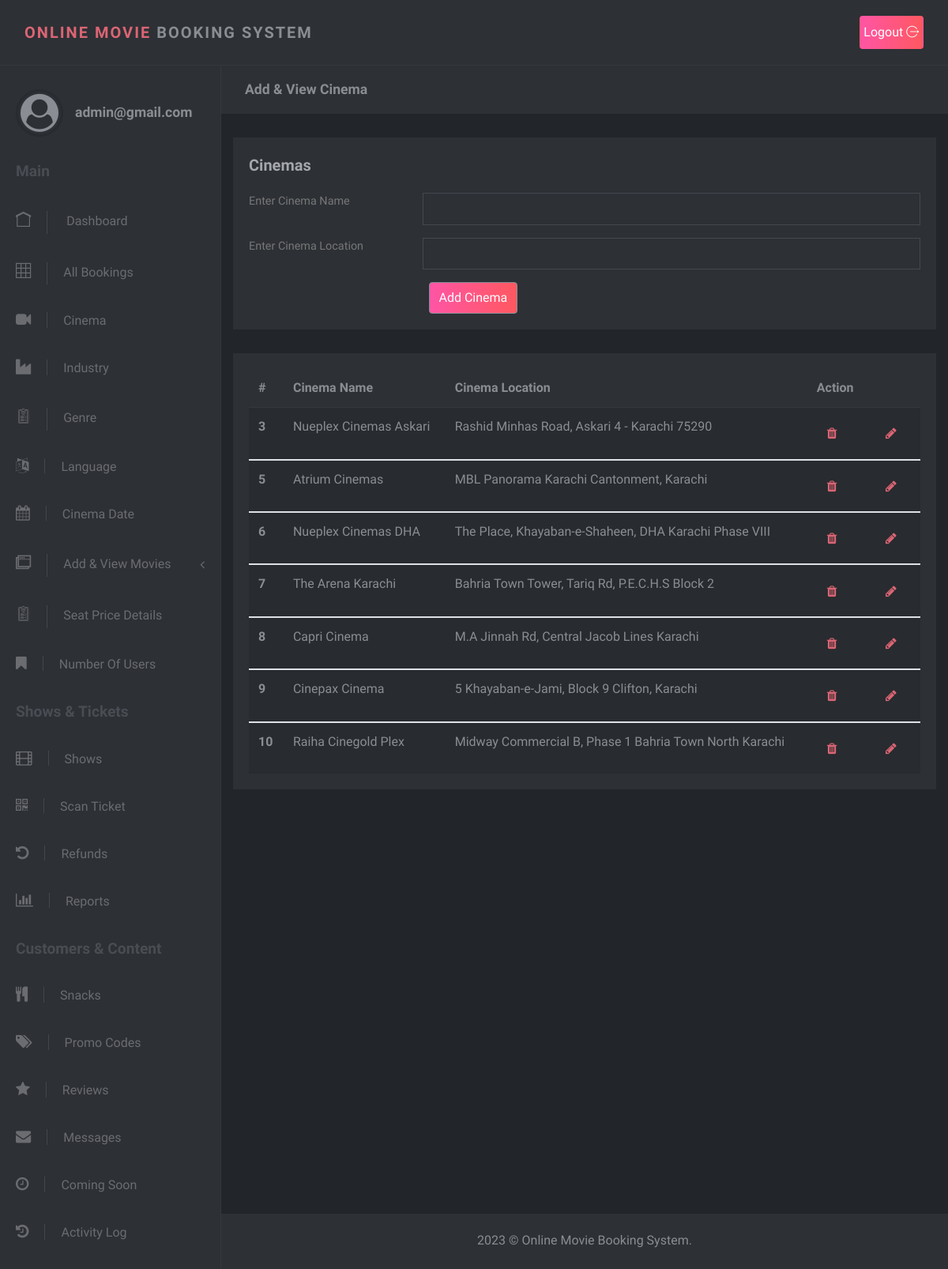
Page /Admin/cinema.php (signed in) on the committed database.
### tables this page shows
CREATE TABLE `cinema` (
  `cin_id` int(11) NOT NULL,
  `cinema_name` varchar(200) NOT NULL,
  `cinema_location` varchar(200) NOT NULL
);

### Admin/cinema.php (the view, shortened to what this page needs)
<?php
include('admin_header.php');
?>
<div class="page-content">
        <div class="page-header">
          <div class="container-fluid">
            <h2 class="h5 no-margin-bottom">Add & View Cinema</h2>
          </div>
        </div>
              <div class="col-lg-12">
                <div class="block">
                  <div class="title"><strong>Cinemas</strong></div>
                  <div class="block-body">
                    <form class="form-horizontal" method="post" action="">
                    <div class="form-group row">
                        <label class="col-sm-3 form-control-label">Enter Cinema Name</label>
                        <div class="col-sm-9">
                          <input type="text" class="form-control" name="cinema_n">
                        </div>
                      </div>
                      <div class="form-group row">
                        <label class="col-sm-3 form-control-label">Enter Cinema Location</label>
                        <div class="col-sm-9">
                          <input type="text" class="form-control" name="cinema_loc">
                        </div>
                      </div>
                      <div class="col-sm-9 ml-auto">
                          <button type="submit" class="btn btn-secondary" style="background-image: linear-gradient(90deg, #ff55a5 0%, #ff5860 100%);" name="cinema_btn" >Add Cinema</button>
                        </div>
                    </form>
                  </div>
                </div>
              </div>
<div class="col-lg-12 ">
                <div class="block">
                  <div class="table-responsive">
                    <table class="table table-striped table-hover">
                      <thead>
                        <tr>
                          <th>#</th>
                          <th>Cinema Name</th>
                          <th>Cinema Location</th>
                          <th>Action</th>
                        </tr>
                      </thead>
                        <?php
                              $cinema_result=mysqli_query($con,"select * from cinema");
                                 foreach($cinema_result as $cinema_data){
                            echo "
                            <tbody>
                                <tr>
                                    <th scope='row'>  $cinema_data[cin_id] </th>
                                    <td> $cinema_data[cinema_name] </td>
                                    <td>$cinema_data[cinema_location] </td>
                                     <td>
                                        <a href='cin_del.php?Cin=$cinema_data[cin_id]'><i class='fa fa-trash btn'></i></a>
                                        &nbsp;&nbsp;&nbsp;&nbsp;&nbsp;&nbsp;&nbsp;
                                        <a href='cin_edit.php?Cin=$cinema_data[cin_id]'><i class='fa fa-pencil btn'></i></a>
                                     </td>
                                </tr>
                            </tbody>
                                 ";
                            }
                      ?>
                    </table>
                  </div>
                </div>
              </div>
<?php
include('admin_footer.php');
?>

### Admin/css/style.default.css (style rules this page uses)
body { position: relative; }
a { -webkit-transition: all 0.3s; transition: all 0.3s; display: inline-block; }
button { cursor: pointer; }
i, span, strong { display: inline-block; }
input { outline: none; }
.no-margin-bottom { margin-bottom: 0 !important; }
.block { padding: 20px; background: #2d3035; color: #8a8d93; margin-bottom: 30px; }
.page-content { position: relative; background: #22252a; min-height: 100vh; width: calc(100% - 280px); padding: 0; padding-bottom: 70px; }
.page-header { padding: 20px 15px; background: #2d3035; color: #8a8d93; margin-bottom: 30px; }
.block .title { margin-bottom: 20px; }
.block .title strong:first-child { font-size: 1.25rem; color: #a5a7ab; }
.form-control { height: calc(2.4rem + 2px); border: 1px solid #444951; background: transparent; border-radius: 0; color: #979a9f; padding: 0.45rem 0.75rem; }
.form-control-label { color: #777; }
button, input[type='submit'] { cursor: pointer; font-family: inherit; font-weight: 300 !important; }
form label { font-size: .9rem; color: #8a8d93; }
.table { margin-bottom: 0; }
.table td, .table th { border-color: #343a40; }
.table thead th { border: none; }
.table-striped tbody tr { -webkit-transition: all 0.3s; transition: all 0.3s; }
.table-striped tbody tr:nth-of-type(odd) { background-color: #282b2f; }
.btn { font-weight: 400; border: 1px solid transparent; padding: 0.45rem 0.75rem; font-size: 1rem; line-height: 1.5; border-radius: 0.25rem; -webkit-transition: color 0.15s ease-in-out, background-color 0.15s ease-in-out, border-color 0.15s ease-in-out, -webkit-box-shadow 0.15s ease-in-out; transition: color 0.15s ease-in-out, background-color 0.15s ease-in-out, border-color 0.15s ease-in-out, -webkit-box-shadow 0.15s ease-in-out; transition: color 0.15s ease-in-out, background-color 0.15s ease-in-out, border-color 0.15s ease-in-out, box-shadow 0.15s ease-in-out; transition: color 0.15s ease-in-out, background-color 0.15s ease-in-out, border-color 0.15s ease-in-out, box-shadow 0.15s ease-in-out, -webkit-box-shadow 0.15s ease-in-out; }
.btn-secondary { color: color-yiq(#868e96); background-color: #868e96; border-color: #868e96; }
body { font-family: "Muli", sans-serif; font-size: 1rem; font-weight: 400; line-height: 1.5; color: #8a8d93; background-color: #fff; }
a { color: #DB6574; text-decoration: none; }
h1, h2, h3, h4, h5, h6, .h1, .h2, .h3, .h4, .h5, .h6 { margin-bottom: 0.5rem; font-family: inherit; font-weight: 700; line-height: 1.2; color: inherit; }
h2, .h2 { font-size: 1.7rem; }
h5, .h5 { font-size: 1.1rem; }

### rows in the picture
cinema: cin_id "3", cinema_name "Nueplex Cinemas Askari", cinema_location "Rashid Minhas Road, Askari 4 - Karachi 75290"
cinema: cin_id "5", cinema_name "Atrium Cinemas", cinema_location "MBL Panorama Karachi Cantonment, Karachi"
cinema: cin_id "6", cinema_name "Nueplex Cinemas DHA", cinema_location "The Place, Khayaban-e-Shaheen, DHA Karachi Phase VIII"
cinema: cin_id "7", cinema_name "The Arena Karachi", cinema_location "Bahria Town Tower, Tariq Rd, P.E.C.H.S Block 2"
cinema: cin_id "8", cinema_name "Capri Cinema", cinema_location "M.A Jinnah Rd, Central Jacob Lines Karachi"
cinema: cin_id "9", cinema_name "Cinepax Cinema", cinema_location "5 Khayaban-e-Jami, Block 9 Clifton, Karachi"
cinema: cin_id "10", cinema_name "Raiha Cinegold Plex", cinema_location "Midway Commercial B, Phase 1 Bahria Town North Karachi"

### other values in the picture
isset($_SESSION['admin']) ? $_SESSION['admin'] : 'Admin' "admin@gmail.com"
